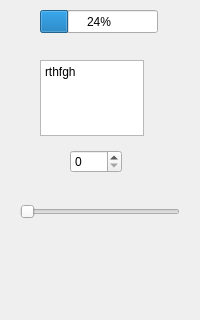
<?xml version="1.0" encoding="UTF-8"?>
<ui version="4.0">
 <class>MainWindow</class>
 <widget class="QMainWindow" name="MainWindow">
  <property name="geometry">
   <rect>
    <x>0</x>
    <y>0</y>
    <width>200</width>
    <height>320</height>
   </rect>
  </property>
  <property name="windowTitle">
   <string>MainWindow</string>
  </property>
  <widget class="QWidget" name="centralWidget">
   <widget class="QSlider" name="horizontalSlider">
    <property name="geometry">
     <rect>
      <x>20</x>
      <y>200</y>
      <width>160</width>
      <height>23</height>
     </rect>
    </property>
    <property name="orientation">
     <enum>Qt::Horizontal</enum>
    </property>
   </widget>
   <widget class="QSpinBox" name="spinBox">
    <property name="geometry">
     <rect>
      <x>70</x>
      <y>150</y>
      <width>52</width>
      <height>23</height>
     </rect>
    </property>
   </widget>
   <widget class="QTextEdit" name="textEdit">
    <property name="geometry">
     <rect>
      <x>40</x>
      <y>60</y>
      <width>104</width>
      <height>76</height>
     </rect>
    </property>
    <property name="html">
     <string>&lt;!DOCTYPE HTML PUBLIC &quot;-//W3C//DTD HTML 4.0//EN&quot; &quot;http://www.w3.org/TR/REC-html40/strict.dtd&quot;&gt;
&lt;html&gt;&lt;head&gt;&lt;meta name=&quot;qrichtext&quot; content=&quot;1&quot; /&gt;&lt;style type=&quot;text/css&quot;&gt;
p, li { white-space: pre-wrap; }
&lt;/style&gt;&lt;/head&gt;&lt;body style=&quot; font-family:'Ubuntu'; font-size:9pt; font-weight:400; font-style:normal;&quot;&gt;
&lt;p style=&quot; margin-top:0px; margin-bottom:0px; margin-left:0px; margin-right:0px; -qt-block-indent:0; text-indent:0px;&quot;&gt;rthfgh&lt;/p&gt;&lt;/body&gt;&lt;/html&gt;</string>
    </property>
   </widget>
   <widget class="QProgressBar" name="progressBar">
    <property name="geometry">
     <rect>
      <x>40</x>
      <y>10</y>
      <width>118</width>
      <height>23</height>
     </rect>
    </property>
    <property name="value">
     <number>24</number>
    </property>
   </widget>
  </widget>
  <widget class="QMenuBar" name="menuBar">
   <property name="geometry">
    <rect>
     <x>0</x>
     <y>0</y>
     <width>200</width>
     <height>21</height>
    </rect>
   </property>
  </widget>
 </widget>
 <layoutdefault spacing="6" margin="11"/>
 <resources/>
 <connections>
  <connection>
   <sender>horizontalSlider</sender>
   <signal>valueChanged(int)</signal>
   <receiver>spinBox</receiver>
   <slot>setValue(int)</slot>
   <hints>
    <hint type="sourcelabel">
     <x>99</x>
     <y>232</y>
    </hint>
    <hint type="destinationlabel">
     <x>85</x>
     <y>132</y>
    </hint>
   </hints>
  </connection>
  <connection>
   <sender>horizontalSlider</sender>
   <signal>valueChanged(int)</signal>
   <receiver>progressBar</receiver>
   <slot>setValue(int)</slot>
   <hints>
    <hint type="sourcelabel">
     <x>99</x>
     <y>232</y>
    </hint>
    <hint type="destinationlabel">
     <x>98</x>
     <y>42</y>
    </hint>
   </hints>
  </connection>
 </connections>
</ui>
